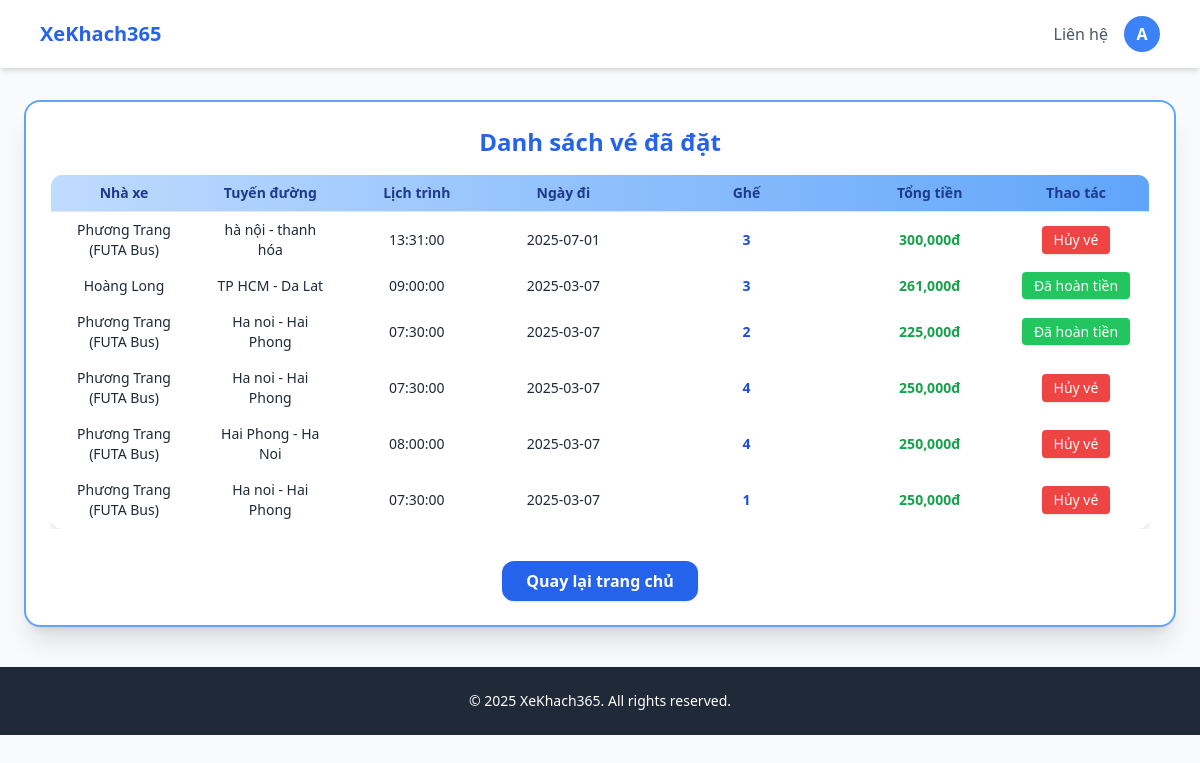
Screenshot of /qlcanhan.php (signed in) with the database file from the repository.
### tables this page shows
CREATE TABLE `ve` (
  `id_ve` int(11) NOT NULL,
  `id_cd` int(11) NOT NULL,
  `id` int(11) NOT NULL,
  `tuyenDuong` varchar(100) NOT NULL,
  `lichTrinh` time NOT NULL,
  `ngayDi` date NOT NULL,
  `ghe` varchar(100) NOT NULL,
  `tongGia` varchar(100) DEFAULT NULL,
  `trangthai` varchar(100) NOT NULL
);

CREATE TABLE `nha_xe` (
  `id_NX` int(11) NOT NULL,
  `tenNX` varchar(100) DEFAULT NULL,
  `soDT` varchar(20) DEFAULT NULL
);

CREATE TABLE `chuyendi` (
  `id_cd` int(11) NOT NULL,
  `id_NX` int(11) NOT NULL,
  `diemKH` varchar(100) NOT NULL,
  `diemKT` varchar(100) NOT NULL,
  `lichTrinh` time NOT NULL,
  `ngayDi` date NOT NULL,
  `gia` varchar(11) NOT NULL
);

### qlcanhan.php (the view, shortened to what this page needs)
<!DOCTYPE html>
<html lang="vi">
<head>
    <script src="https://cdn.tailwindcss.com"></script>
</head>
<body class="bg-gray-50 font-sans">
<nav class="bg-white shadow-md py-4">
    <div class="max-w-6xl mx-auto px-4 flex justify-between items-center">
        <h1 class="text-xl font-bold text-blue-600">
            <a href="trangchu.php">XeKhach365</a>
        </h1>
        <div class="space-x-4 hidden md:flex items-center">
            <div class="relative group">
                <a href="#" class="text-gray-600 hover:text-blue-600">Liên hệ</a>
            </div>
            <?php if (isset($_SESSION['user'])): ?>
                <div class="relative">
                    <button id="avatarBtn" onclick="toggleDropdown()" type="button" class="w-9 h-9 rounded-full bg-blue-500 flex items-center justify-center text-white font-bold focus:outline-none">
                        <span><?= strtoupper(substr($_SESSION['user'], 0, 1)); ?></span>
                    </button>
                </div>
            <?php else: ?>
                <button onclick="openModal()" class="bg-blue-600 text-white px-4 py-1 rounded-xl hover:bg-blue-700 transition">Đăng nhập</button>
            <?php endif; ?>
        </div>
    </div>
</nav>
 <div class="flex justify-center mt-8">
    <div class="w-full max-w-6xl bg-white rounded-2xl shadow-xl p-6 border-2 border-blue-400">
    <?php
    include "connect.php";
    $id = $_SESSION['id'];
    $sql = "SELECT ve.*, chuyendi.*, nha_xe.tenNX
            FROM ve
            JOIN chuyendi ON ve.id_cd = chuyendi.id_cd
            JOIN nha_xe ON chuyendi.id_NX = nha_xe.id_NX
            WHERE ve.id = '$id'
            ORDER BY ve.ngayDi DESC";
    $result = mysqli_query($conn, $sql);
    ?>
    <h1 class="text-2xl font-bold text-blue-600 mb-4 text-center">Danh sách vé đã đặt</h1>
<?php if (mysqli_num_rows($result) == 0): ?>
    <div class="text-center text-gray-500 py-8">Bạn chưa đặt vé nào.</div>
<?php else: ?>
    <div class="overflow-x-auto">
        <table class="w-full table-fixed border border-gray-200 shadow-md rounded-xl overflow-hidden text-sm">
            <thead class="bg-gradient-to-r from-blue-200 to-blue-400 text-blue-900">
                <tr class="text-center">
                    <th class="w-1/6 px-4 py-2 border-b font-bold">Nhà xe</th>
                    <th class="w-1/6 px-4 py-2 border-b font-bold">Tuyến đường</th>
                    <th class="w-1/6 px-4 py-2 border-b font-bold">Lịch trình</th>
                    <th class="w-1/6 px-4 py-2 border-b font-bold">Ngày đi</th>
                    <th class="w-1/4 px-4 py-2 border-b font-bold">Ghế</th>
                    <th class="w-1/6 px-4 py-2 border-b font-bold">Tổng tiền</th>
                    <th class="w-1/6 px-4 py-2 border-b font-bold">Thao tác</th>
                </tr>
            </thead>
            <tbody>
                <?php while ($row = mysqli_fetch_assoc($result)): ?>
                <tr class="hover:bg-blue-50 text-center align-middle">
                    <td class="px-4 py-2 text-gray-800"><?= htmlspecialchars($row['tenNX']) ?></td>
                    <td class="px-4 py-2 text-gray-800"><?= htmlspecialchars($row['tuyenDuong']) ?></td>
                    <td class="px-4 py-2 text-gray-800"><?= htmlspecialchars($row['lichTrinh']) ?></td>
                    <td class="px-4 py-2 text-gray-800"><?= htmlspecialchars($row['ngayDi']) ?></td>
                    <td class="px-4 py-2 text-blue-700 font-semibold break-words"><?= htmlspecialchars($row['ghe']) ?></td>
                    <td class="px-4 py-2 text-green-600 font-bold"><?= number_format($row['tongGia']) ?>đ</td>
                    <td class="px-4 py-2">
                        <?php if ($row['trangthai'] == 'Da thanh toan'): ?>
                            <form method="POST" action="huyve.php" onsubmit="return confirm('Bạn có chắc chắn muốn hủy vé này?');">
                                <button type="submit" class="bg-red-500 hover:bg-red-600 text-white px-3 py-1 rounded shadow text-sm">
                                    Hủy vé
                                </button>
                            </form>
                        <?php elseif ($row['trangthai'] == 'Huy'): ?>
                            <span class="bg-yellow-400 text-white px-3 py-1 rounded shadow text-sm">
                                Chờ hoàn tiền
                            </span>
                        <?php elseif ($row['trangthai'] == 'Da hoan tien'): ?>
                            <span class="bg-green-500 text-white px-3 py-1 rounded shadow text-sm">
                                Đã hoàn tiền
                            </span>
                        <?php endif; ?>
                    </td>
                </tr>
                <?php endwhile; ?>
            </tbody>
        </table>
    </div>
<?php endif; ?>
<div class="mt-8 flex justify-center">
    <a href="trangchu.php" class="bg-blue-600 text-white font-semibold px-6 py-2 rounded-xl shadow hover:bg-blue-700 transition">
        Quay lại trang chủ
    </a>
</div>
</div>
</div>
<footer class="bg-gray-800 text-white py-6 mt-10">
    <div class="max-w-6xl mx-auto px-4 text-center text-sm">
        © 2025 XeKhach365. All rights reserved.
    </div>
</footer>
</body>
</html>

### rows the page displays
ve: nha_xe.tenNX "Phương Trang (FUTA Bus)", tuyenDuong "hà nội - thanh hóa", id_cd.lichTrinh "13:31:00", id_cd.ngayDi "2025-07-01", ghe "3", tongGia "300,000"
ve: nha_xe.tenNX "Hoàng Long", tuyenDuong "TP HCM - Da Lat", id_cd.lichTrinh "09:00:00", id_cd.ngayDi "2025-03-07", ghe "3", tongGia "261,000", trangthai "Đã hoàn tiền"
ve: nha_xe.tenNX "Phương Trang (FUTA Bus)", tuyenDuong "Ha noi - Hai Phong", id_cd.lichTrinh "07:30:00", id_cd.ngayDi "2025-03-07", ghe "2", tongGia "225,000", trangthai "Đã hoàn tiền"
ve: nha_xe.tenNX "Phương Trang (FUTA Bus)", tuyenDuong "Ha noi - Hai Phong", id_cd.lichTrinh "07:30:00", id_cd.ngayDi "2025-03-07", ghe "4", tongGia "250,000"
ve: nha_xe.tenNX "Phương Trang (FUTA Bus)", tuyenDuong "Hai Phong - Ha Noi", id_cd.lichTrinh "08:00:00", id_cd.ngayDi "2025-03-07", ghe "4", tongGia "250,000"
ve: nha_xe.tenNX "Phương Trang (FUTA Bus)", tuyenDuong "Ha noi - Hai Phong", id_cd.lichTrinh "07:30:00", id_cd.ngayDi "2025-03-07", ghe "1", tongGia "250,000"

### other values shown
substr($_SESSION['user'], 0, 1) "A"
